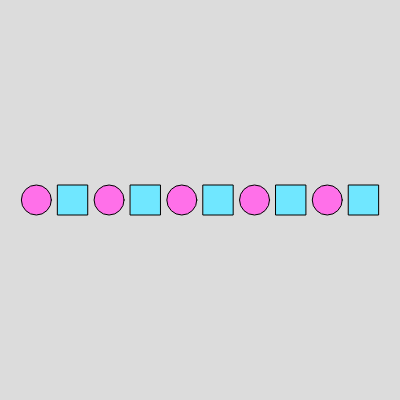
Frame 1 (no input)
Frame 60 (no input): identical to frame 1, image omitted
Frame 120 (the mouse pressed at the canvas centre since frame 60): identical to frame 1, image omitted

The p5.js sketch that drew this single still picture (run headless with seeded random() and noise() and a simulated clock; from frame 60 on, the mouse is pressed at the canvas centre):

// p5.js sketch
// ── sketch.js
// DM2008 — Activity 3b
// (One Function Wonder, 15 min)

  // TODO 3:
  // (Challenge) Call your function inside a for loop
  // to create a repeating pattern or variation.

// Example starter function:
// function myShape(x, y, s) {
//   ellipse(x, y, s, s);
// }
function setup() {
  createCanvas(400, 400);
  rectMode(CENTER);
}

function draw() {
  background(220);

  let gap = width / (11); 
  
  for (let i = 0; i < 10; i++) {
    let x = gap * (i + 1); 

    if (i % 2 === 0) {
      drawFace(x, 200, 30);       
    } else {
      rectangle(x, 200, 30, 30);   
    }
  }
}


// Define a composite graphic using relative values
function drawFace(x, y, size) {
  // head
  fill(" #FF70E9");
  ellipse(x, y, size, size);
}

function rectangle(w, h, l, y) {
  // head
  fill(" #70E7FF");
  rect(w, h, l, y);
}
